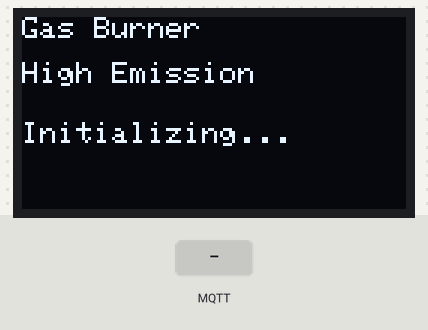
This program was run on a simulated ESP32. On the bench: 128×64 one-colour display. The inputs (shaded band) are chosen by the test bench. WiFi joins after 1.5 s; servers stay silent unless stated; random numbers use the default seed unless the program sets one; no MQTT or app messages arrive unless stated; what the program prints to the serial monitor is not drawn.

Above: at 2.7 s.
At 5.8 s:
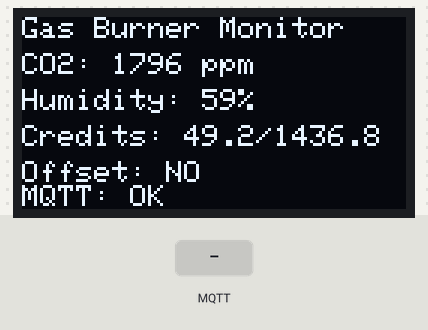
5.9 s: MQTT message "1" arrives on the first subscribed topic
At 7.4 s:
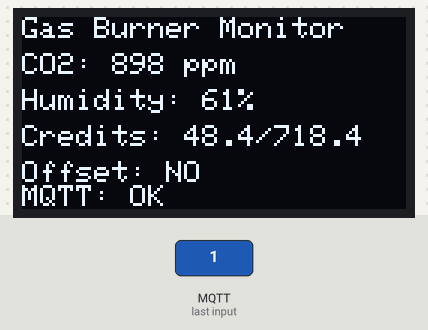
8.2 s: MQTT message "on" arrives on the first subscribed topic
10.2 s: MQTT message "off" arrives on the first subscribed topic
Timing chart, 0 to 13.2 s (numbered marks = the images above; inputs shaded):
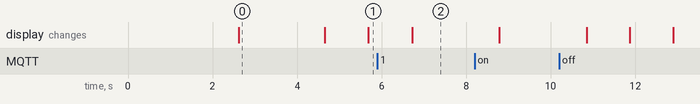

Measured:
- what the display in image 0 shows lasts 2.1 s, from 2.6 s to 4.7 s

The program:

main.cpp
```cpp
#include <Wire.h>
#include <WiFi.h>
#include <PubSubClient.h>
#include <Adafruit_GFX.h>
#include <Adafruit_SSD1306.h>
#include <HTTPClient.h>
#include "secrets.h"

// OLED settings
#define SCREEN_WIDTH 128
#define SCREEN_HEIGHT 64
#define OLED_RESET -1
Adafruit_SSD1306 display(SCREEN_WIDTH, SCREEN_HEIGHT, &Wire, OLED_RESET);

// MQTT client
WiFiClient espClient;
PubSubClient mqttClient(espClient);

// Sensor pins
#define CO2_PIN 34
#define HUMIDITY_PIN 35

// Sensor data variables
int co2Reading = 0;
int humidityReading = 0;
float carbonCredits = 0;
float emissions = 0;
bool offset = false;

// Random data generation
unsigned long lastDataUpdate = 0;
const unsigned long dataUpdateInterval = 2000; // 2 seconds

// Random MAC and IP generation for multiple simulator instances
String randomMacAddress = "";
IPAddress randomIPAddress;
bool addressesGenerated = false;

// MQTT transmission timing
unsigned long lastMqttPublish = 0;
const unsigned long mqttPublishInterval = 15000; // 15 seconds aggregated data
unsigned long lastHeartbeat = 0;
const unsigned long heartbeatInterval = 300000; // 5 minutes heartbeat
unsigned long lastCriticalAlert = 0;
const unsigned long criticalAlertCooldown = 30000; // 30 seconds cooldown

// Data aggregation arrays
int co2Readings[15]; // Store 15 readings (30 seconds worth)
int humidityReadings[15];
int readingIndex = 0;
int readingsCount = 0;

// Critical thresholds
const int CRITICAL_CO2_THRESHOLD = 2500; // Dangerous CO2 level
const float CRITICAL_CREDITS_THRESHOLD = 5.0; // Critical low credits

// MQTT connection status
bool mqttConnected = false;
unsigned long lastMqttAttempt = 0;
const unsigned long mqttRetryInterval = 5000; // 5 seconds

// High gas emission ranges (similar to creator but higher)
const int CO2_MIN = 800;    // High baseline CO2 level
const int CO2_MAX = 3000;   // Very high CO2 level requiring credits
const int HUMIDITY_MIN = 40; // Higher humidity baseline
const int HUMIDITY_MAX = 90; // High humidity environment

// Credit management
float availableCredits = 50.0;  // Start with limited credits
float creditsBurned = 0.0;
bool autoPurchaseEnabled = true;
const float CREDIT_PURCHASE_THRESHOLD = 10.0;  // Auto-purchase when below this
const float CREDIT_PURCHASE_AMOUNT = 100.0;    // Amount to purchase

/**
 * @brief Generate a random MAC address for simulator instances
 * @return String containing the random MAC address
 */
String generateRandomMacAddress() {
  String mac = "";
  for (int i = 0; i < 6; i++) {
    if (i > 0) mac += ":";
    byte randomByte = random(0, 256);
    if (randomByte < 16) mac += "0";
    mac += String(randomByte, HEX);
  }
  mac.toUpperCase();
  return mac;
}

/**
 * @brief Generate a random IP address for simulator instances
 * @return IPAddress containing the random IP
 */
IPAddress generateRandomIPAddress() {
  // Generate IP in common private ranges: 192.168.x.x, 10.x.x.x, or 172.16-31.x.x
  int range = random(0, 3);
  IPAddress ip;

  switch (range) {
    case 0: // 192.168.x.x
      ip = IPAddress(192, 168, random(1, 255), random(1, 255));
      break;
    case 1: // 10.x.x.x
      ip = IPAddress(10, random(0, 255), random(0, 255), random(1, 255));
      break;
    case 2: // 172.16-31.x.x
      ip = IPAddress(172, random(16, 32), random(0, 255), random(1, 255));
      break;
  }
  return ip;
}

/**
 * @brief Initialize random addresses for this simulator instance
 */
void initializeRandomAddresses() {
  if (!addressesGenerated) {
    randomMacAddress = generateRandomMacAddress();
    randomIPAddress = generateRandomIPAddress();
    addressesGenerated = true;

    Serial.printf("🎲 Generated Random Addresses:\n");
    Serial.printf("   MAC: %s\n", randomMacAddress.c_str());
    Serial.printf("   IP: %d.%d.%d.%d\n",
                  randomIPAddress[0], randomIPAddress[1],
                  randomIPAddress[2], randomIPAddress[3]);
  }
}

/**
 * @brief Callback function for MQTT messages
 * @param topic The topic the message was received on
 * @param payload The message payload
 * @param length The length of the payload
 */
void mqttCallback(char* topic, byte* payload, unsigned int length) {
  Serial.print("Message arrived [");
  Serial.print(topic);
  Serial.print("] ");

  String message = "";
  for (int i = 0; i < length; i++) {
    message += (char)payload[i];
  }
  Serial.println(message);
}

/**
 * @brief Connect to MQTT broker
 * @return true if connection successful, false otherwise
 */
bool connectToMqtt() {
  if (mqttClient.connected()) {
    return true;
  }

  Serial.print("Attempting MQTT connection...");

  // Attempt to connect
  if (mqttClient.connect(MQTT_CLIENT_ID, MQTT_USERNAME, MQTT_PASSWORD)) {
    Serial.println(" connected");
    mqttConnected = true;

    // Subscribe to topics with API key
    char subscribeTopic[100];
    snprintf(subscribeTopic, sizeof(subscribeTopic), "%s/%s/commands", MQTT_TOPIC_PREFIX, API_KEY);
    bool subscribeResult = mqttClient.subscribe(subscribeTopic);


    return true;
  } else {
    Serial.print(" failed, rc=");
    Serial.print(mqttClient.state());
    Serial.println(" try again in 5 seconds");
    mqttConnected = false;
    return false;
  }
}

/**
 * @brief Publish aggregated sensor data to MQTT (optimized for carbon monitoring)
 * @param co2 CO2 reading
 * @param humidity Humidity reading
 * @param credits Carbon credits
 * @param emissions Emissions value
 * @param offset Offset status
 */
void publishAggregatedDataToMqtt() {
  // Double-check MQTT connection status
  if (!mqttClient.connected() || !mqttConnected) {
    Serial.printf("❌ MQTT not connected - skipping publish (Client: %s, Status: %s)\n",
                  mqttClient.connected() ? "connected" : "disconnected",
                  mqttConnected ? "true" : "false");
    return;
  }

  if (readingsCount == 0) {
    Serial.println("❌ No readings to aggregate, skipping publish");
    return;
  }

  // Calculate aggregated statistics
  float avgCO2 = 0, avgHumidity = 0;
  int maxCO2 = 0, minCO2 = 9999;
  int maxHumidity = 0, minHumidity = 9999;

  for (int i = 0; i < readingsCount; i++) {
    avgCO2 += co2Readings[i];
    avgHumidity += humidityReadings[i];
    maxCO2 = max(maxCO2, co2Readings[i]);
    minCO2 = min(minCO2, co2Readings[i]);
    maxHumidity = max(maxHumidity, humidityReadings[i]);
    minHumidity = min(minHumidity, humidityReadings[i]);
  }

  avgCO2 /= readingsCount;
  avgHumidity /= readingsCount;

  // Get random IP and MAC address for simulator
  IPAddress ip = randomIPAddress;
  String macAddress = randomMacAddress;

  // Create comprehensive JSON payload with larger buffer
  char payload[600];
  int payloadLen = snprintf(payload, sizeof(payload),
    "{\"ip\":\"%d.%d.%d.%d\",\"mac\":\"%s\",\"avg_c\":%.1f,\"max_c\":%d,\"min_c\":%d,\"avg_h\":%.1f,\"max_h\":%d,\"min_h\":%d,\"cr\":%.1f,\"e\":%.1f,\"o\":%s,\"t\":%lu,\"type\":\"emitter\",\"samples\":%d,\"credits_avail\":%.1f}",
    ip[0], ip[1], ip[2], ip[3], macAddress.c_str(),
    avgCO2, maxCO2, minCO2, avgHumidity, maxHumidity, minHumidity,
    carbonCredits, emissions, offset ? "true" : "false", millis(), readingsCount, availableCredits);

  // Check if payload was truncated
  if (payloadLen >= sizeof(payload) - 1) {
    Serial.println("❌ Payload too large - truncated");
    return;
  }

  // Publish to topic with API key
  char topic[100];
  snprintf(topic, sizeof(topic), "%s/%s/sensor_data", MQTT_TOPIC_PREFIX, API_KEY);

  Serial.printf("📤 Publishing to topic: %s\n", topic);
  Serial.printf("📤 Payload length: %d\n", payloadLen);

  bool result = mqttClient.publish(topic, payload);

  if (result) {
    Serial.printf("📊 Published aggregated data to MQTT topic: %s (samples: %d)\n", topic, readingsCount);
    readingsCount = 0; // Reset for next aggregation
  } else {
    Serial.printf("❌ MQTT aggregated publish failed - State: %d\n", mqttClient.state());
  }
}

/**
 * @brief Send critical alert for dangerous conditions
 */
void sendCriticalAlert(const char* alertType, const char* message) {
  if (!mqttClient.connected()) {
    Serial.println("❌ MQTT not connected, skipping critical alert");
    return;
  }

  // Get random IP and MAC address for simulator
  IPAddress ip = randomIPAddress;
  String macAddress = randomMacAddress;

  char payload[400];
  int payloadLen = snprintf(payload, sizeof(payload),
    "{\"ip\":\"%d.%d.%d.%d\",\"mac\":\"%s\",\"alert_type\":\"%s\",\"message\":\"%s\",\"co2\":%d,\"credits\":%.1f,\"t\":%lu,\"type\":\"alert\"}",
    ip[0], ip[1], ip[2], ip[3], macAddress.c_str(),
    alertType, message, co2Reading, availableCredits, millis());

  if (payloadLen >= sizeof(payload)) {
    Serial.println("❌ Alert payload too large, truncating");
    payloadLen = sizeof(payload) - 1;
  }

  char topic[100];
  snprintf(topic, sizeof(topic), "%s/%s/alerts", MQTT_TOPIC_PREFIX, API_KEY);

  Serial.printf("🚨 Sending critical alert: %s\n", alertType);

  bool result = mqttClient.publish(topic, (const uint8_t*)payload, payloadLen, false);

  // Fallback to simple topic if complex topic fails
  if (!result) {
    char simpleTopic[50];
    snprintf(simpleTopic, sizeof(simpleTopic), "%s/alerts", MQTT_TOPIC_PREFIX);
    result = mqttClient.publish(simpleTopic, (const uint8_t*)payload, payloadLen, false);
    Serial.printf("🔄 Alert fallback result: %s\n", result ? "SUCCESS" : "FAILED");
  }

  if (result) {
    Serial.printf("✅ CRITICAL ALERT sent: %s - %s\n", alertType, message);
  } else {
    Serial.printf("❌ Critical alert publish failed. State: %d\n", mqttClient.state());
  }
}

/**
 * @brief Send heartbeat status every 5 minutes
 */
void sendHeartbeat() {
  if (!mqttClient.connected()) {
    Serial.println("❌ MQTT not connected, skipping heartbeat");
    return;
  }

  // Get random IP and MAC address for simulator
  IPAddress ip = randomIPAddress;
  String macAddress = randomMacAddress;

  char payload[300];
  int payloadLen = snprintf(payload, sizeof(payload),
    "{\"ip\":\"%d.%d.%d.%d\",\"mac\":\"%s\",\"status\":\"online\",\"uptime\":%lu,\"rssi\":%d,\"t\":%lu,\"type\":\"heartbeat\"}",
    ip[0], ip[1], ip[2], ip[3], macAddress.c_str(),
    millis(), WiFi.RSSI(), millis());

  if (payloadLen >= sizeof(payload)) {
    Serial.println("❌ Heartbeat payload too large, truncating");
    payloadLen = sizeof(payload) - 1;
  }

  char topic[100];
  snprintf(topic, sizeof(topic), "%s/%s/heartbeat", MQTT_TOPIC_PREFIX, API_KEY);

  Serial.println("💓 Sending heartbeat");

  bool result = mqttClient.publish(topic, (const uint8_t*)payload, payloadLen, false);

  // Fallback to simple topic if complex topic fails
  if (!result) {
    char simpleTopic[50];
    snprintf(simpleTopic, sizeof(simpleTopic), "%s/heartbeat", MQTT_TOPIC_PREFIX);
    result = mqttClient.publish(simpleTopic, (const uint8_t*)payload, payloadLen, false);
    Serial.printf("🔄 Heartbeat fallback result: %s\n", result ? "SUCCESS" : "FAILED");
  }

  if (result) {
    Serial.println("✅ Heartbeat sent");
  } else {
    Serial.printf("❌ Heartbeat publish failed. State: %d\n", mqttClient.state());
  }
}

/**
 * @brief Generate high gas emission sensor data and store for aggregation
 */
void generateHighGasEmissionData() {
  unsigned long currentTime = millis();

  if (currentTime - lastDataUpdate >= dataUpdateInterval) {
    lastDataUpdate = currentTime;

    // Generate high CO2 reading (800-3000 ppm) - requires credits
    co2Reading = random(CO2_MIN, CO2_MAX + 1);

    // Generate high humidity reading (40-90%)
    humidityReading = random(HUMIDITY_MIN, HUMIDITY_MAX + 1);

    // Store readings for aggregation
    co2Readings[readingIndex] = co2Reading;
    humidityReadings[readingIndex] = humidityReading;
    readingIndex = (readingIndex + 1) % 15;
    if (readingsCount < 15) readingsCount++;

    // Calculate carbon credits needed and emissions
    carbonCredits = co2Reading * 0.8;  // Higher multiplier for more credits needed
    emissions = humidityReading * 0.3; // Higher emissions
    offset = (availableCredits >= carbonCredits);

    Serial.printf("🔥 HIGH GAS EMISSION - CO2:%d Hum:%d Credits Needed:%.1f Available:%.1f Offset:%s\n",
                  co2Reading, humidityReading, carbonCredits, availableCredits,
                  offset ? "YES" : "NO");
  }
}

/**
 * @brief Update OLED display with current sensor data
 */
void updateOLEDDisplay() {
  display.clearDisplay();
  display.setTextSize(1);
  display.setTextColor(SSD1306_WHITE);

  // Title
  display.setCursor(0, 0);
  display.println("Gas Burner Monitor");

  // CO2 reading
  display.setCursor(0, 12);
  display.print("CO2: ");
  display.print(co2Reading);
  display.println(" ppm");

  // Humidity reading
  display.setCursor(0, 24);
  display.print("Humidity: ");
  display.print(humidityReading);
  display.println("%");

  // Credits needed vs available
  display.setCursor(0, 36);
  display.print("Credits: ");
  display.print(availableCredits, 1);
  display.print("/");
  display.print(carbonCredits, 1);

  // Offset status
  display.setCursor(0, 48);
  display.print("Offset: ");
  display.println(offset ? "YES" : "NO");

  // MQTT status
  display.setCursor(0, 56);
  display.print("MQTT: ");
  display.println(mqttConnected ? "OK" : "ERR");

  display.display();
}

/**
 * @brief Automatically purchase credits when running low
 */
void autoPurchaseCredits() {
  if (autoPurchaseEnabled && availableCredits < CREDIT_PURCHASE_THRESHOLD) {
    Serial.println("🛒 AUTO-PURCHASING CREDITS!");
    availableCredits += CREDIT_PURCHASE_AMOUNT;
    Serial.println("Purchased " + String(CREDIT_PURCHASE_AMOUNT) + " credits. Total: " + String(availableCredits));

    // Credit purchase logged locally
  }
}

/**
 * @brief Burn credits to offset high emissions
 */
void burnCreditsForOffset() {
  if (co2Reading > 1000 && availableCredits > 0) { // Only burn for high emissions
    float creditsToBurn = (co2Reading - 1000) * 0.001; // Burn credits for excess CO2

    if (creditsToBurn > availableCredits) {
      creditsToBurn = availableCredits;
    }

    if (creditsToBurn > 0.01) {
      availableCredits -= creditsToBurn;
      creditsBurned += creditsToBurn;

      Serial.println("🔥 BURNING CREDITS: " + String(creditsToBurn, 4) + " for CO2 offset");

      // Credit burn logged locally
    }
  }
}

void setup() {
  Serial.begin(115200);
  delay(1000);

  // WiFi with Google DNS
  WiFi.begin(WIFI_SSID, WIFI_PASSWORD);
  Serial.print("Connecting to WiFi");

  while (WiFi.status() != WL_CONNECTED) {
    delay(300);
    Serial.print(".");
  }

  // CRITICAL: Set Google DNS to fix DNS resolution
  WiFi.config(WiFi.localIP(), WiFi.gatewayIP(), WiFi.subnetMask(),
              IPAddress(8, 8, 8, 8), IPAddress(8, 8, 4, 4));

  Serial.println("\n✅ WiFi Connected!");
  Serial.print("IP: "); Serial.println(WiFi.localIP());
  Serial.print("DNS: "); Serial.println(WiFi.dnsIP());

  // MQTT setup
  mqttClient.setServer(MQTT_SERVER, MQTT_PORT);
  mqttClient.setCallback(mqttCallback);
  mqttClient.setBufferSize(1024); // Increase buffer size for larger payloads

  // Test MQTT connection
  Serial.println("🔌 Testing MQTT connection...");
  if (connectToMqtt()) {
    Serial.println("✅ MQTT connection test successful");
  } else {
    Serial.println("❌ MQTT connection test failed - will retry in loop");
  }

  // OLED setup
  if (!display.begin(SSD1306_SWITCHCAPVCC, 0x3C)) {
    Serial.println("❌ OLED failed");
    for (;;);
  }

  // Initialize display
  display.clearDisplay();
  display.setTextSize(1);
  display.setTextColor(SSD1306_WHITE);
  display.setCursor(0, 0);
  display.println("Gas Burner");
  display.setCursor(0, 15);
  display.println("High Emission");
  display.setCursor(0, 35);
  display.println("Initializing...");
  display.display();
  delay(2000);

  // Initialize random seed with multiple sources for better randomization
  randomSeed(analogRead(0) + millis() + WiFi.macAddress().length());

  // Initialize random addresses for this simulator instance
  initializeRandomAddresses();

  Serial.println("✅ Gas Burner Setup Complete!");
  Serial.println("🔥 HIGH GAS EMISSION MODE ACTIVATED");
}

void loop() {
  // Handle MQTT connection with better debugging
  if (!mqttClient.connected()) {
    mqttConnected = false;
    unsigned long currentTime = millis();
    if (currentTime - lastMqttAttempt >= mqttRetryInterval) {
      lastMqttAttempt = currentTime;
      Serial.printf("🔄 Attempting MQTT reconnection... (State: %d)\n", mqttClient.state());
      connectToMqtt();
    }
  } else {
    mqttClient.loop();
    // Update connection status
    if (!mqttConnected) {
      mqttConnected = true;
      Serial.println("✅ MQTT connection restored");
    }
  }

  // Generate high gas emission data
  generateHighGasEmissionData();

  // Update OLED display
  updateOLEDDisplay();

  // Auto-purchase credits if running low
  autoPurchaseCredits();

  // Burn credits for high emissions
  burnCreditsForOffset();

  // Hybrid MQTT transmission system
  unsigned long currentTime = millis();

  // 1. Send aggregated data every 15 seconds
  if (currentTime - lastMqttPublish >= mqttPublishInterval) {
    publishAggregatedDataToMqtt();
    lastMqttPublish = currentTime;
  }

  // 2. Send critical alerts immediately (with cooldown)
  if (currentTime - lastCriticalAlert >= criticalAlertCooldown) {
    if (co2Reading > CRITICAL_CO2_THRESHOLD) {
      sendCriticalAlert("HIGH_CO2", "Dangerous CO2 levels detected!");
      lastCriticalAlert = currentTime;
    } else if (availableCredits < CRITICAL_CREDITS_THRESHOLD) {
      sendCriticalAlert("LOW_CREDITS", "Critical low carbon credits!");
      lastCriticalAlert = currentTime;
    }
  }

  // 3. Send heartbeat every 5 minutes
  if (currentTime - lastHeartbeat >= heartbeatInterval) {
    sendHeartbeat();
    lastHeartbeat = currentTime;
  }

  delay(1000); // Faster update for better display experience
}
```

secrets.h
```cpp
#define WIFI_SSID "Wokwi-GUEST"
#define WIFI_PASSWORD ""

// MQTT Configuration
#define MQTT_SERVER "192.168.1.87"  // Your computer's IP address
#define MQTT_PORT 1883
#define MQTT_USERNAME ""  // Leave empty for anonymous access
#define MQTT_PASSWORD ""  // Leave empty for anonymous access
#define MQTT_CLIENT_ID "carbon_emitter_device"
#define MQTT_TOPIC_PREFIX "carbon_emitter"
#define API_KEY "cc_c98d3c07dfad46e3259a2ad23724cd37b23acfb0195ba6ac10cfb71c3afd753f"
```
